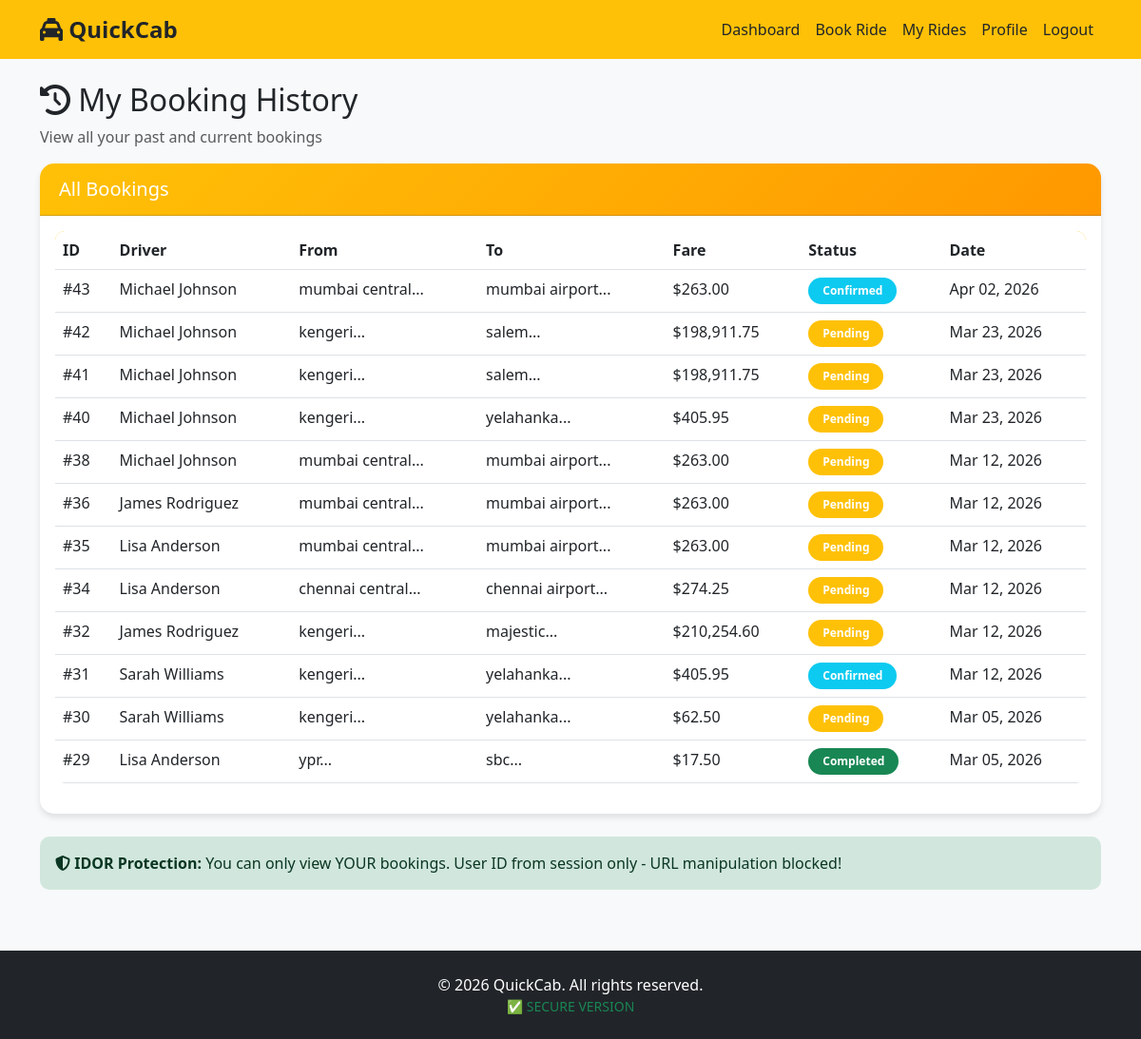
/cab_secure/history.php (signed in), run on the app's committed database.
### tables this page shows
CREATE TABLE `bookings` (
  `id` int(11) NOT NULL,
  `user_id` int(11) NOT NULL,
  `driver_id` int(11) NOT NULL,
  `pickup_location` varchar(255) NOT NULL,
  `dropoff_location` varchar(255) NOT NULL,
  `fare` decimal(10,2) NOT NULL,
  `status` enum('pending','confirmed','completed','cancelled') DEFAULT 'pending',
  `booking_time` timestamp NOT NULL DEFAULT current_timestamp(),
  `completed_at` timestamp NULL DEFAULT NULL
);

CREATE TABLE `drivers` (
  `id` int(11) NOT NULL,
  `name` varchar(100) NOT NULL,
  `phone` varchar(20) NOT NULL,
  `car_model` varchar(100) NOT NULL,
  `car_number` varchar(20) NOT NULL,
  `rating` decimal(3,2) DEFAULT 5.00,
  `status` enum('available','busy','offline') DEFAULT 'available',
  `created_at` timestamp NOT NULL DEFAULT current_timestamp()
);

### cab_secure/includes/config.php (called while the page is built, shortened)
<?php
function escape_output($data) {
    return htmlspecialchars($data, ENT_QUOTES, 'UTF-8');
}
?>

### cab_secure/history.php (the view, shortened to what this page needs)
<?php
require_once 'includes/config.php';
$user_id =get_user_id();
try {
    $stmt = $pdo->prepare("SELECT b.*, d.name as driver_name, d.car_model
                          FROM bookings b
                          JOIN drivers d ON b.driver_id = d.id
                          WHERE b.user_id = ?
                          ORDER BY b.booking_time DESC");
    $stmt->execute([$user_id]);
    $bookings_result = $stmt->fetchAll();
} catch(PDOException $e) {
    $error = "Error loading booking history.";
}
include 'includes/header.php';
?>
<div class="row">
    <div class="col-md-12">
        <h2><i class="fas fa-history"></i> My Booking History</h2>
        <p class="text-muted">View all your past and current bookings</p>
    </div>
</div>
<div class="card">
    <div class="card-header">
        <h5 class="mb-0 text-white">All Bookings</h5>
    </div>
    <div class="card-body">
        <?php if(count($bookings_result) > 0): ?>
            <div class="table-responsive">
                <table class="table table-hover">
                    <thead>
                        <tr>
                            <th>ID</th>
                            <th>Driver</th>
                            <th>From</th>
                            <th>To</th>
                            <th>Fare</th>
                            <th>Status</th>
                            <th>Date</th>
                        </tr>
                    </thead>
                    <tbody>
                        <?php foreach($bookings_result as $booking): ?>
                        <tr>
                            <td>#<?php echo $booking['id']; ?></td>
                            <td><?php echo escape_output($booking['driver_name']); ?></td>
                            <td><?php echo escape_output(substr($booking['pickup_location'], 0, 30)); ?>...</td>
                            <td><?php echo escape_output(substr($booking['dropoff_location'], 0, 30)); ?>...</td>
                            <td>$<?php echo number_format($booking['fare'], 2); ?></td>
                            <td>
                                <?php
                                $badge_class = '';
                                switch($booking['status']) {
                                    case 'completed': $badge_class = 'bg-success'; break;
                                    case 'confirmed': $badge_class = 'bg-info'; break;
                                    case 'pending': $badge_class = 'bg-warning'; break;
                                }
                                ?>
                                <span class="badge <?php echo $badge_class; ?>">
                                    <?php echo ucfirst($booking['status']); ?>
                                </span>
                            </td>
                            <td><?php echo date('M d, Y', strtotime($booking['booking_time'])); ?></td>
                        </tr>
                        <?php endforeach; ?>
                    </tbody>
                </table>
            </div>
        <?php else: ?>
            <p class="text-center text-muted">No bookings yet. <a href="booking.php">Book your first ride!</a></p>
        <?php endif; ?>
    </div>
</div>
<div class="alert alert-success mt-4">
    <i class="fas fa-shield-alt"></i> <strong>IDOR Protection:</strong>
    You can only view YOUR bookings. User ID from session only - URL manipulation blocked!
</div>
<?php include 'includes/footer.php'; ?>

### cab_secure/assets/css/style.css (style rules this page uses)
:root { --primary-color: #ffc107; --secondary-color: #212529; --success-color: #28a745; --danger-color: #dc3545; --warning-color: #ff9800; --info-color: #17a2b8; --light-bg: #f8f9fa; --dark-bg: #343a40; }
body { font-family: 'Segoe UI', Tahoma, Geneva, Verdana, sans-serif; background-color: var(--light-bg); min-height: 100vh; display: flex; flex-direction: column; }
.card { border: none; border-radius: 15px; box-shadow: 0 4px 6px rgba(0,0,0,0.1); transition: transform 0.3s ease, box-shadow 0.3s ease; margin-bottom: 20px; }
.card-header { background: linear-gradient(135deg, var(--primary-color) 0%, var(--warning-color) 100%); color: white; font-weight: 600; border-radius: 15px 15px 0 0 !important; padding: 15px 20px; }
.table { background-color: white; border-radius: 10px; overflow: hidden; }
.table thead { background-color: var(--primary-color); color: var(--secondary-color); }
.badge { padding: 8px 15px; border-radius: 20px; font-weight: 600; }
.alert { border-radius: 10px; border: none; }

### data on the page
bookings: id "43", driver.name "Michael Johnson", pickup_location "mumbai central", dropoff_location "mumbai airport", fare "263.00", status "Confirmed", booking_time "Apr 02, 2026"
bookings: id "42", driver.name "Michael Johnson", pickup_location "kengeri", dropoff_location "salem", fare "198,911.75", status "Pending", booking_time "Mar 23, 2026"
bookings: id "41", driver.name "Michael Johnson", pickup_location "kengeri", dropoff_location "salem", fare "198,911.75", status "Pending", booking_time "Mar 23, 2026"
bookings: id "40", driver.name "Michael Johnson", pickup_location "kengeri", dropoff_location "yelahanka", fare "405.95", status "Pending", booking_time "Mar 23, 2026"
bookings: id "38", driver.name "Michael Johnson", pickup_location "mumbai central", dropoff_location "mumbai airport", fare "263.00", status "Pending", booking_time "Mar 12, 2026"
bookings: id "36", driver.name "James Rodriguez", pickup_location "mumbai central", dropoff_location "mumbai airport", fare "263.00", status "Pending", booking_time "Mar 12, 2026"
bookings: id "35", driver.name "Lisa Anderson", pickup_location "mumbai central", dropoff_location "mumbai airport", fare "263.00", status "Pending", booking_time "Mar 12, 2026"
bookings: id "34", driver.name "Lisa Anderson", pickup_location "chennai central", dropoff_location "chennai airport", fare "274.25", status "Pending", booking_time "Mar 12, 2026"
bookings: id "32", driver.name "James Rodriguez", pickup_location "kengeri", dropoff_location "majestic", fare "210,254.60", status "Pending", booking_time "Mar 12, 2026"
bookings: id "31", driver.name "Sarah Williams", pickup_location "kengeri", dropoff_location "yelahanka", fare "405.95", status "Confirmed", booking_time "Mar 12, 2026"
bookings: id "30", driver.name "Sarah Williams", pickup_location "kengeri", dropoff_location "yelahanka", fare "62.50", status "Pending", booking_time "Mar 05, 2026"
bookings: id "29", driver.name "Lisa Anderson", pickup_location "ypr", dropoff_location "sbc", fare "17.50", status "Completed", booking_time "Mar 05, 2026"
